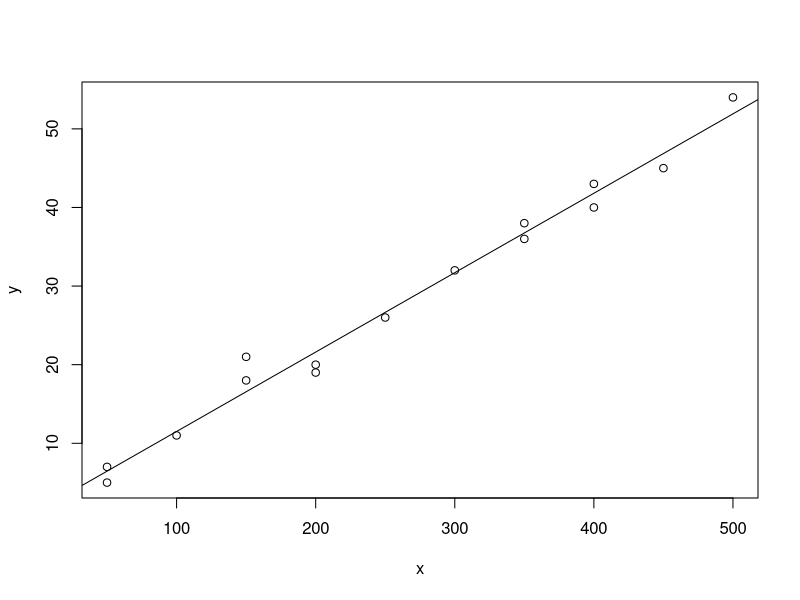

This figure's R source:
x <- c(350, 200, 450, 50, 400, 150, 350, 300, 150, 500, 100, 400, 200, 50, 250)
y <- c(36, 20, 45, 5, 40, 18, 38, 32, 21, 54, 11, 43, 19, 7, 26)

model <- lm(y ~ x)

plot(x, y)
abline(model)

print(summary(model))
